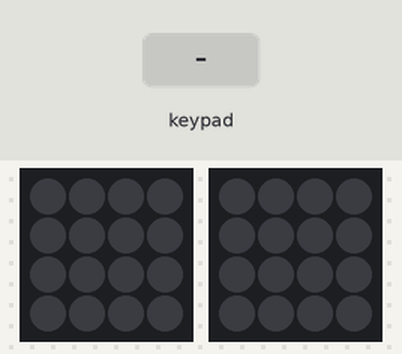
The program below on a simulated Raspberry Pi Pico running MicroPython. Shown: 2 × 4×4 RGB LED matrix. Inputs (shaded band) come from the test bench. Dim RGB values are drawn brighter than linear.

Above: at 1.2 s.
1.3 s: key 'F' pressed
At 2.3 s:
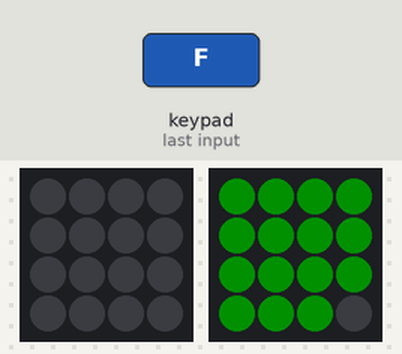
3.9 s: keypad keys 1 2 pressed 0.4 s apart
At 5.3 s:
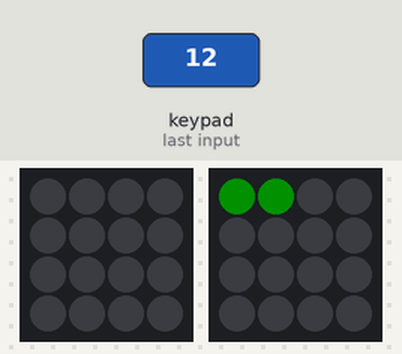
6.2 s: key '0' pressed
At 7.3 s:
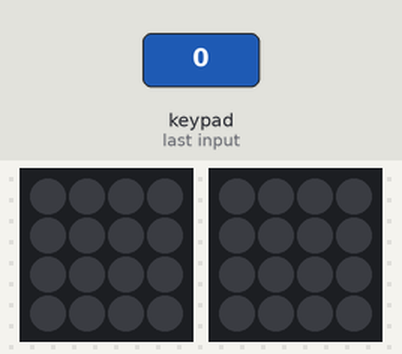
7.7 s: keypad keys 1 2 A pressed 0.4 s apart
At 19.1 s:
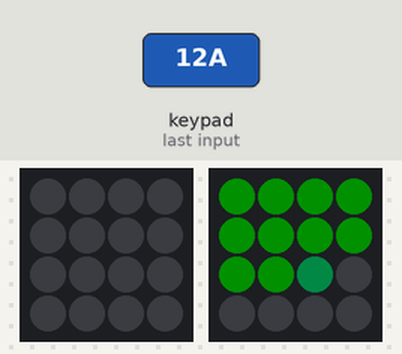
Timing chart, 0 to 20.2 s (numbered marks = the images above; inputs shaded):
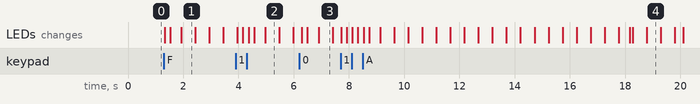

Measured:
- after the input at 1.3 s, the LEDs: first change at once (image 1 shows a later state)
- after the input at 6.2 s, the LEDs: first change after 0.09 s (image 3 shows a later state)

The program:

keypad_timer.py
```python
import time
import picokeypad as keypad

keypad.init()
NUM_PADS = keypad.get_num_pads()

# send a keypad.get_button_states() value, receive array of pressed indices (0-15)
# by default will reverse the order (so lowest keypad number is first)
def arrayOfPads(state, reversed=True):
    ret = []
    p = NUM_PADS - 1
    while state > 0:
        if state >= 2**p:
            ret.append(p)
            state -= 2**p
        p -= 1
    if reversed:
        ret.reverse()
    return ret

def testtimer():
    duration = 60.0
    elapsed = 0.0
    flash_interval = 0.5
    flash_elapsed = 0.0
    keypad_interval = 0.1
    last_lit = 0
    lit = False
    keypad.init()
    while True:
        # check whether someone is pressing a button; take highest button pressed
        keys = arrayOfPads(keypad.get_button_states())
        if len(keys) > 0:
            last_lit = keys[0] + 1
            lit = True
            elapsed = 0.0
            flash_elapsed = 0.0

        # if elapsed time on this button is greater than duration, button off
        if elapsed > duration:
            last_lit -= 1
            lit = False
            elapsed = 0.0
            flash_elapsed = 0.0

        # if we've flashed (on or off) to the defined interval, switch and start count again
        if flash_elapsed >= flash_interval:
            lit = not lit
            flash_elapsed = 0.0

        # update key status
        for button in range(0, NUM_PADS):
            if last_lit > 0 and button < (last_lit - 1):
                keypad.illuminate(button, 0x00, 0x20, 0x00)
            elif last_lit > 0 and button == (last_lit -1) and lit:
                # establish progress through as a fraction
                progress = elapsed / duration if duration > 0.0 else 0.0
                # colors: green => blue => red
                r = int(64 * max(0, progress - 0.5))
                g = int(64 * max(0, 0.5 - progress))
                b = int(64 * max(0, 0.5 - abs(0.5 - progress)))
                keypad.illuminate(button, r, g, b)
            else:
                keypad.illuminate(button, 0x00, 0x00, 0x00)

        # if any button is lit (last_lit > 0) we need to process timers
        if last_lit > 0:
            elapsed += keypad_interval
            flash_elapsed += keypad_interval

        # else last-lit = 0, lets make sure everything is calm ...
        else:
            lit = False
            elapsed = 0.0
            flash_elapsed = 0.0

        # update the keypad (show lights!) and sleep until next button check
        keypad.update()
        time.sleep(keypad_interval)

if __name__ == "__main__":
    testtimer()
```
